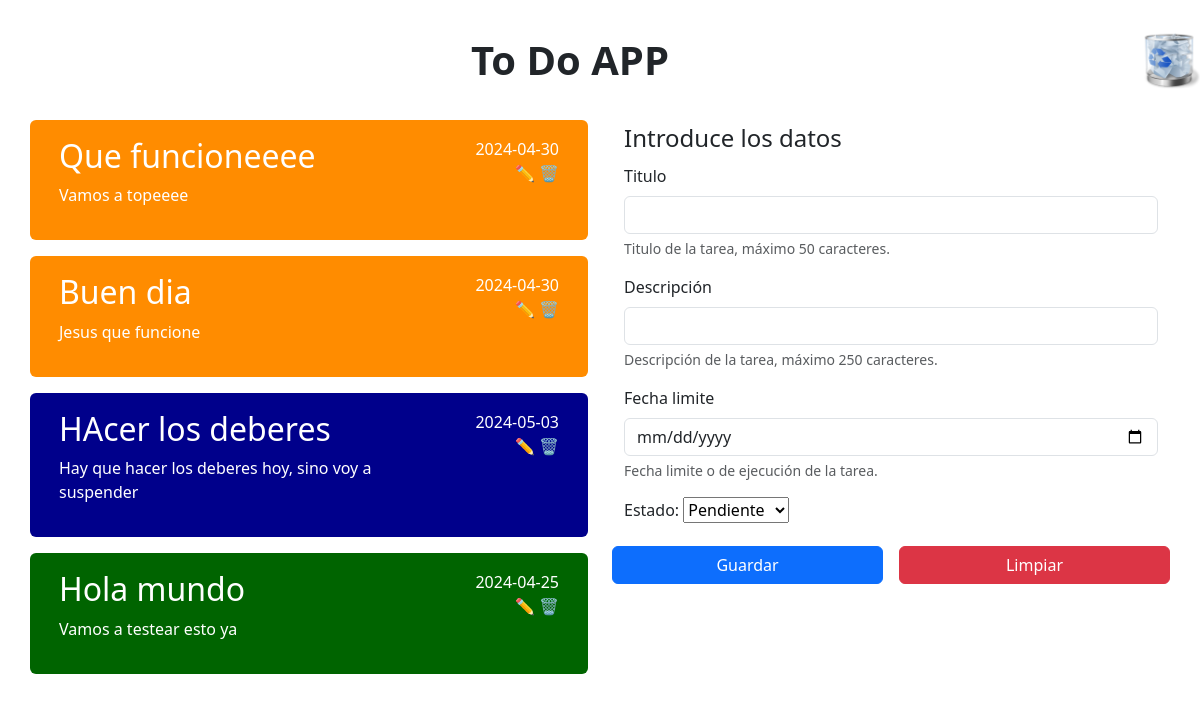
The page / on the database its author committed.
### tables this page shows
CREATE TABLE `app` (
  `id` int(11) NOT NULL,
  `titulo` varchar(50) NOT NULL,
  `descripcion` varchar(250) NOT NULL,
  `estado` varchar(20) NOT NULL,
  `fecha` date NOT NULL DEFAULT current_timestamp(),
  `estado_user` varchar(20) NOT NULL,
  `fecha_user` date DEFAULT NULL
);

### index.php (the view, shortened to what this page needs)
<?php
include_once "connection.php";
$select = "SELECT * FROM app
WHERE estado != 'white'
ORDER BY
  CASE
      WHEN estado = 'darkred' THEN 1
      WHEN estado = 'darkorange' THEN 2
      WHEN estado = 'darkblue' THEN 3
      WHEN estado = 'darkgreen' THEN 4
      ELSE 5 END,
      fecha DESC";
$select_prepare = $conn->prepare($select);
$select_prepare->execute();
$resultado_select = $select_prepare->fetchAll();
?>
<!DOCTYPE html>
<html lang="es">
<head>
    <link rel="stylesheet" href="https://cdnjs.cloudflare.com/ajax/libs/bootstrap/5.3.3/css/bootstrap.min.css" />
    <link rel="stylesheet" href="css/style.css">
</head>
<body>
    <header>
        <div class="navbar-brand" style="display:flex; height: 15vh; align-items: center" >
            <h1 class="text-center m-5" style="flex-grow: 1; margin: 0;">To Do APP</h1>
            <a href="deletePage.php">
            <img style="flex: end" src="img/delete.png" alt="Delete button" width="60" height="60">
            </a>
        </div>
    </header>
    <main class="container">
        <div class="row gx-5">
            <section class="col-sm-6 section1">
                <?php foreach ($resultado_select as $row) : ?>
                    <div style="color: white; background-color: <?= $row["estado"] ?>" class="row alert" role="alert">
                        <div class="col-sm-9">
                          <h2><?= $row["titulo"]  ?></h2> <p><?= $row["descripcion"] ?></p>
                        </div>
                        <div class="col-sm-3 text-end">
                            <span> <?= $row["fecha_user"] ?></span>
                            <a href="index.php?id=<?= $row["id"] ?>&titulo=<?= $row["titulo"] ?>&estado=<?= $row["estado"] ?>&descripcion=<?= $row["descripcion"] ?>&fecha_user=<?= $row["fecha_user"] ?>">✏️</a>
                            <a href="delete.php?id=<?= $row["id"] ?>">🗑️</a>
                        </div>
                    </div>
                <?php endforeach ?>
            </section>
            <section class="col-sm-6 section2">
                <?php if (!$_GET) : ?>
                    <form method="post">
                        <fieldset>
                                <legend>Introduce los datos</legend>
                            <div class="mb-3">
                                <label for="titulo" class="form-label">Titulo</label>
                                <input type="text" name="titulo" class="form-control" id="titulo" aria-describedby="tituloHelp">
                                <div id="tituloHelp" class="form-text">Titulo de la tarea, máximo 50 caracteres.</div>
                            </div>
                            <div class="mb-3">
                                <label for="descripcion" class="form-label">Descripción</label>
                                <input type="text" name="descripcion" class="form-control" id="descripcion" aria-describedby="descripcionHelp">
                                <div id="descripcionHelp" class="form-text">Descripción de la tarea, máximo 250 caracteres.</div>
                            </div>
                            <div class="mb-3">
                                <label for="fecha_user" class="form-label">Fecha limite</label>
                                <input type="date" name="fecha_user" class="form-control" id="fecha_user" aria-describedby="fecha_userHelp">
                                <div id="fecha_userHelp" class="form-text">Fecha limite o de ejecución de la tarea.</div>
                            </div>
                            <div class="mb-3">
                                <label for="estado" class="form-label">Estado:</label>
                                <select name="estado" id="estado">
                                    <option value="darkorange" selected>Pendiente</option>
                                </select>
                            </div>
                            <div class="row gap-3">
                                <button type="submit" class=" col btn btn-primary">Guardar</button>
                                <button type="reset" class=" col btn btn-danger">Limpiar</button>
                            </div>
                    </form>
                <?php endif ?>
            </section>
        </div>
    </main>
</body>
</html>

### css/style.css (style rules this page uses)
a { text-decoration: none !important; }
h1 { font-weight: 800; animation: changeColor 5s infinite alternate; }

### rows shown on the page
app: titulo "Que funcioneeee", descripcion "Vamos a topeeee", fecha_user "2024-04-30"
app: titulo "Buen dia", descripcion "Jesus que funcione", fecha_user "2024-04-30"
app: titulo "HAcer los deberes", descripcion "Hay que hacer los deberes hoy, sino voy a suspender", fecha_user "2024-05-03"
app: titulo "Hola mundo", descripcion "Vamos a testear esto ya", fecha_user "2024-04-25"
